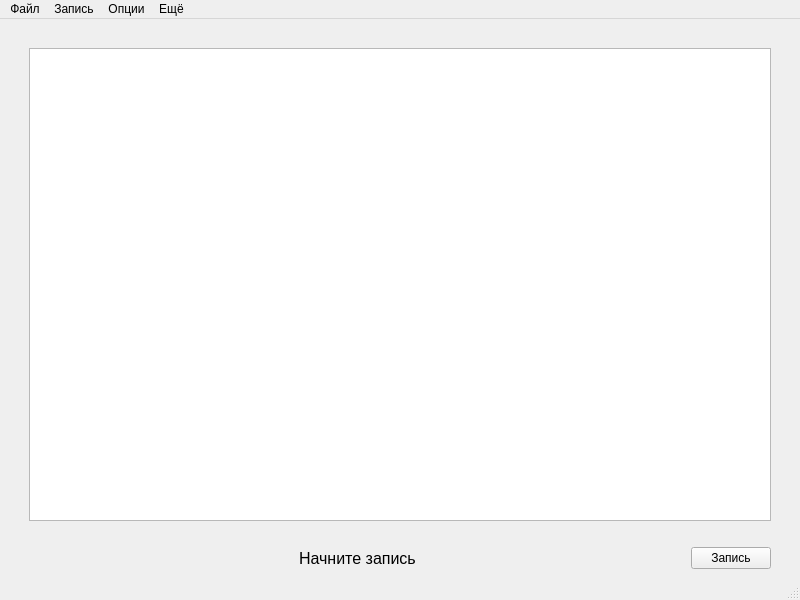
<?xml version="1.0" encoding="UTF-8"?>
<ui version="4.0">
 <class>MainWindow</class>
 <widget class="QMainWindow" name="MainWindow">
  <property name="geometry">
   <rect>
    <x>0</x>
    <y>0</y>
    <width>800</width>
    <height>600</height>
   </rect>
  </property>
  <property name="minimumSize">
   <size>
    <width>380</width>
    <height>380</height>
   </size>
  </property>
  <property name="windowTitle">
   <string>SpeechApp</string>
  </property>
  <property name="windowIcon">
   <iconset>
    <normaloff>../icons/64x64/audio-input-microphone.svg</normaloff>../icons/64x64/audio-input-microphone.svg</iconset>
  </property>
  <widget class="QWidget" name="centralwidget">
   <layout class="QVBoxLayout" name="verticalLayout_4">
    <item>
     <layout class="QHBoxLayout" name="horizontalLayout_3">
      <item>
       <spacer name="verticalSpacer">
        <property name="orientation">
         <enum>Qt::Vertical</enum>
        </property>
        <property name="sizeHint" stdset="0">
         <size>
          <width>20</width>
          <height>40</height>
         </size>
        </property>
       </spacer>
      </item>
      <item>
       <layout class="QVBoxLayout" name="verticalLayout">
        <item>
         <spacer name="horizontalSpacer_2">
          <property name="orientation">
           <enum>Qt::Horizontal</enum>
          </property>
          <property name="sizeHint" stdset="0">
           <size>
            <width>40</width>
            <height>20</height>
           </size>
          </property>
         </spacer>
        </item>
        <item>
         <widget class="QTextEdit" name="textEdit"/>
        </item>
        <item>
         <spacer name="horizontalSpacer">
          <property name="orientation">
           <enum>Qt::Horizontal</enum>
          </property>
          <property name="sizeHint" stdset="0">
           <size>
            <width>40</width>
            <height>20</height>
           </size>
          </property>
         </spacer>
        </item>
        <item>
         <layout class="QHBoxLayout" name="horizontalLayout">
          <item>
           <spacer name="horizontalSpacer_3">
            <property name="orientation">
             <enum>Qt::Horizontal</enum>
            </property>
            <property name="sizeHint" stdset="0">
             <size>
              <width>40</width>
              <height>20</height>
             </size>
            </property>
           </spacer>
          </item>
          <item>
           <widget class="QLabel" name="label_google_exceptions">
            <property name="font">
             <font>
              <pointsize>12</pointsize>
             </font>
            </property>
            <property name="text">
             <string>Начните запись</string>
            </property>
           </widget>
          </item>
          <item>
           <spacer name="horizontalSpacer_4">
            <property name="orientation">
             <enum>Qt::Horizontal</enum>
            </property>
            <property name="sizeHint" stdset="0">
             <size>
              <width>40</width>
              <height>20</height>
             </size>
            </property>
           </spacer>
          </item>
          <item>
           <widget class="QPushButton" name="recordButton">
            <property name="text">
             <string>Запись</string>
            </property>
            <property name="icon">
             <iconset>
              <normaloff>../icons/64x64/audio-input-microphone.svg</normaloff>../icons/64x64/audio-input-microphone.svg</iconset>
            </property>
            <property name="shortcut">
             <string>Ctrl+Shift+R</string>
            </property>
            <property name="checkable">
             <bool>true</bool>
            </property>
           </widget>
          </item>
         </layout>
        </item>
       </layout>
      </item>
      <item>
       <spacer name="verticalSpacer_2">
        <property name="orientation">
         <enum>Qt::Vertical</enum>
        </property>
        <property name="sizeHint" stdset="0">
         <size>
          <width>20</width>
          <height>40</height>
         </size>
        </property>
       </spacer>
      </item>
     </layout>
    </item>
   </layout>
  </widget>
  <widget class="QMenuBar" name="menubar">
   <property name="geometry">
    <rect>
     <x>0</x>
     <y>0</y>
     <width>800</width>
     <height>26</height>
    </rect>
   </property>
   <widget class="QMenu" name="file_menu">
    <property name="title">
     <string>Файл</string>
    </property>
    <addaction name="action_open"/>
    <addaction name="action_save"/>
    <addaction name="action_save_as"/>
    <addaction name="separator"/>
    <addaction name="action_docx_ex"/>
    <addaction name="action_docx_im"/>
    <addaction name="separator"/>
    <addaction name="action_close"/>
    <addaction name="action_quit"/>
   </widget>
   <widget class="QMenu" name="options_menu">
    <property name="title">
     <string>Опции</string>
    </property>
    <addaction name="set_device"/>
   </widget>
   <widget class="QMenu" name="other_menu">
    <property name="title">
     <string>Ещё</string>
    </property>
    <addaction name="action_clear_text"/>
   </widget>
   <widget class="QMenu" name="menu">
    <property name="title">
     <string>Запись</string>
    </property>
    <addaction name="action_r_start"/>
    <addaction name="action_r_stop"/>
   </widget>
   <addaction name="file_menu"/>
   <addaction name="menu"/>
   <addaction name="options_menu"/>
   <addaction name="other_menu"/>
  </widget>
  <widget class="QStatusBar" name="statusbar"/>
  <action name="action_open">
   <property name="text">
    <string>Открыть</string>
   </property>
   <property name="shortcut">
    <string>Ctrl+O</string>
   </property>
  </action>
  <action name="action_save_as">
   <property name="text">
    <string>Сохранить в</string>
   </property>
   <property name="shortcut">
    <string>Ctrl+Shift+S</string>
   </property>
  </action>
  <action name="set_device">
   <property name="icon">
    <iconset>
     <normaloff>../icons/64x64/audio-input-microphone.svg</normaloff>../icons/64x64/audio-input-microphone.svg</iconset>
   </property>
   <property name="text">
    <string>Микрофон</string>
   </property>
   <property name="shortcut">
    <string>Ctrl+Shift+M</string>
   </property>
  </action>
  <action name="action_doc">
   <property name="text">
    <string>Экспорт doc</string>
   </property>
  </action>
  <action name="action_docx_ex">
   <property name="text">
    <string>Экспорт docx</string>
   </property>
   <property name="shortcut">
    <string>Ctrl+Shift+E</string>
   </property>
  </action>
  <action name="record">
   <property name="text">
    <string>Запись</string>
   </property>
  </action>
  <action name="action_docx_im">
   <property name="text">
    <string>Импорт docx</string>
   </property>
   <property name="shortcut">
    <string>Ctrl+Shift+I</string>
   </property>
  </action>
  <action name="action_save">
   <property name="text">
    <string>Сохранить</string>
   </property>
   <property name="shortcut">
    <string>Ctrl+S</string>
   </property>
  </action>
  <action name="action_clear_text">
   <property name="text">
    <string>Очистить текст</string>
   </property>
   <property name="shortcut">
    <string>Ctrl+Alt+E</string>
   </property>
  </action>
  <action name="action_r_start">
   <property name="text">
    <string>Начать запись</string>
   </property>
  </action>
  <action name="action_r_stop">
   <property name="text">
    <string>Остановить запись</string>
   </property>
  </action>
  <action name="action_close">
   <property name="text">
    <string>Закрыть</string>
   </property>
   <property name="shortcut">
    <string>Ctrl+Shift+Q</string>
   </property>
  </action>
  <action name="action_quit">
   <property name="text">
    <string>Выйти</string>
   </property>
   <property name="shortcut">
    <string>Ctrl+Q</string>
   </property>
  </action>
 </widget>
 <resources/>
 <connections/>
</ui>
